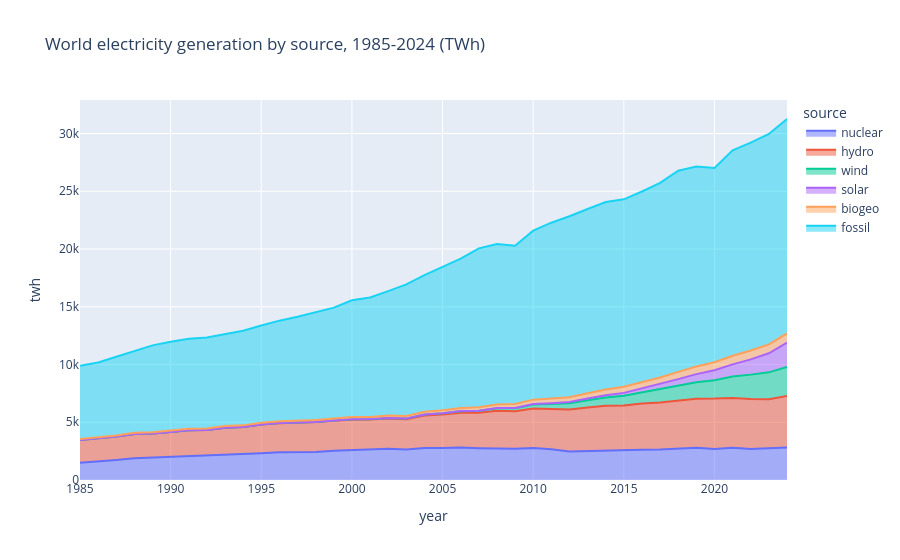

Here is the notebook cell this chart was saved with:
### Code cell
mix_cols = ['nuclear', 'hydro', 'wind', 'solar', 'biogeo', 'fossil']
trend = world_generation[mix_cols].reset_index().melt(id_vars='year', var_name='source', value_name='twh')

fig = px.area(
    trend, x='year', y='twh', color='source',
    title=f'World electricity generation by source, {world_generation.index.min()}-{world_generation.index.max()} (TWh)'
)
fig.show()

### Figure 1 — Plotly figure (JSON) as saved in the notebook; plotly's stock layout.template omitted (floating-point values rounded to 4 significant figures)
{"data": [{"fillpattern": {"shape": ""}, "hovertemplate": "source=nuclear<br>year=%{x}<br>twh=%{y}<extra></extra>", "legendgroup": "nuclear", "line": {"color": "#636efa"}, "marker": {"symbol": "circle"}, "mode": "lines", "name": "nuclear", "orientation": "v", "showlegend": true, "stackgroup": "1", "type": "scatter", "x": [1985, 1986, 1987, 1988, 1989, 1990, 1991, 1992, 1993, 1994, 1995, 1996, 1997, 1998, 1999, 2000, 2001, 2002, 2003, 2004, 2005, 2006, 2007, 2008, 2009, 2010, 2011, 2012, 2013, 2014, 2015, 2016, 2017, 2018, 2019, 2020, 2021, 2022, 2023, 2024], "xaxis": "x", "y": [1489.0, 1595.0, 1735.0, 1891.0, 1945.0, 2001.0, 2096.0, 2112.0, 2185.0, 2226.0, 2323.0, 2407.0, 2390.0, 2431.0, 2524.0, 2581.0, 2654.0, 2696.0, 2641.0, 2761.0, 2769.0, 2803.0, 2746.0, 2737.0, 2699.0, 2768.0, 2652.0, 2471.0, 2490.0, 2541.0, 2575.0, 2614.0, 2637.0, 2700.0, 2796.0, 2689.0, 2803.0, 2679.0, 2738.0, 2817.0], "yaxis": "y"}, {"fillpattern": {"shape": ""}, "hovertemplate": "source=hydro<br>year=%{x}<br>twh=%{y}<extra></extra>", "legendgroup": "hydro", "line": {"color": "#EF553B"}, "marker": {"symbol": "circle"}, "mode": "lines", "name": "hydro", "orientation": "v", "showlegend": true, "stackgroup": "1", "type": "scatter", "x": [1985, 1986, 1987, 1988, 1989, 1990, 1991, 1992, 1993, 1994, 1995, 1996, 1997, 1998, 1999, 2000, 2001, 2002, 2003, 2004, 2005, 2006, 2007, 2008, 2009, 2010, 2011, 2012, 2013, 2014, 2015, 2016, 2017, 2018, 2019, 2020, 2021, 2022, 2023, 2024], "xaxis": "x", "y": [1979.0, 2006.0, 2033.0, 2098.0, 2088.0, 2159.0, 2209.0, 2208.0, 2341.0, 2356.0, 2483.0, 2517.0, 2561.0, 2581.0, 2600.0, 2647.0, 2579.0, 2626.0, 2623.0, 2817.0, 2911.0, 3022.0, 3072.0, 3252.0, 3246.0, 3430.0, 3493.0, 3641.0, 3788.0, 3889.0, 3879.0, 4016.0, 4068.0, 4189.0, 4243.0, 4359.0, 4294.0, 4335.0, 4261.0, 4453.0], "yaxis": "y"}, {"fillpattern": {"shape": ""}, "hovertemplate": "source=wind<br>year=%{x}<br>twh=%{y}<extra></extra>", "legendgroup": "wind", "line": {"color": "#00cc96"}, "marker": {"symbol": "circle"}, "mode": "lines", "name": "wind", "orientation": "v", "showlegend": true, "stackgroup": "1", "type": "scatter", "x": [1985, 1986, 1987, 1988, 1989, 1990, 1991, 1992, 1993, 1994, 1995, 1996, 1997, 1998, 1999, 2000, 2001, 2002, 2003, 2004, 2005, 2006, 2007, 2008, 2009, 2010, 2011, 2012, 2013, 2014, 2015, 2016, 2017, 2018, 2019, 2020, 2021, 2022, 2023, 2024], "xaxis": "x", "y": [0.06422, 0.1388, 0.1954, 0.3316, 2.65, 3.632, 4.086, 4.733, 5.704, 7.132, 8.272, 9.216, 12.03, 15.93, 21.23, 31.41, 38.38, 52.38, 63.28, 85.62, 104.6, 133.5, 171.5, 221.4, 276.8, 346.4, 440.9, 530.8, 635.9, 706.2, 831.8, 962.7, 1143.0, 1271.0, 1422.0, 1596.0, 1861.0, 2110.0, 2323.0, 2511.0], "yaxis": "y"}, {"fillpattern": {"shape": ""}, "hovertemplate": "source=solar<br>year=%{x}<br>twh=%{y}<extra></extra>", "legendgroup": "solar", "line": {"color": "#ab63fa"}, "marker": {"symbol": "circle"}, "mode": "lines", "name": "solar", "orientation": "v", "showlegend": true, "stackgroup": "1", "type": "scatter", "x": [1985, 1986, 1987, 1988, 1989, 1990, 1991, 1992, 1993, 1994, 1995, 1996, 1997, 1998, 1999, 2000, 2001, 2002, 2003, 2004, 2005, 2006, 2007, 2008, 2009, 2010, 2011, 2012, 2013, 2014, 2015, 2016, 2017, 2018, 2019, 2020, 2021, 2022, 2023, 2024], "xaxis": "x", "y": [0.01175, 0.01518, 0.0106, 0.0102, 0.2622, 0.3882, 0.5052, 0.4666, 0.5567, 0.597, 0.6389, 0.6992, 0.7497, 0.8119, 0.9053, 1.058, 1.422, 1.797, 2.253, 2.968, 4.182, 5.755, 7.806, 12.68, 21.06, 33.92, 65.74, 101.5, 138.6, 197.3, 256.5, 328.0, 445.9, 575.6, 706.5, 857.3, 1053.0, 1323.0, 1651.0, 2112.0], "yaxis": "y"}, {"fillpattern": {"shape": ""}, "hovertemplate": "source=biogeo<br>year=%{x}<br>twh=%{y}<extra></extra>", "legendgroup": "biogeo", "line": {"color": "#FFA15A"}, "marker": {"symbol": "circle"}, "mode": "lines", "name": "biogeo", "orientation": "v", "showlegend": true, "stackgroup": "1", "type": "scatter", "x": [1985, 1986, 1987, 1988, 1989, 1990, 1991, 1992, 1993, 1994, 1995, 1996, 1997, 1998, 1999, 2000, 2001, 2002, 2003, 2004, 2005, 2006, 2007, 2008, 2009, 2010, 2011, 2012, 2013, 2014, 2015, 2016, 2017, 2018, 2019, 2020, 2021, 2022, 2023, 2024], "xaxis": "x", "y": [78.7, 85.44, 91.52, 94.16, 104.7, 117.2, 122.3, 131.2, 135.5, 140.7, 146.6, 150.7, 161.4, 168.2, 176.6, 184.9, 192.1, 206.8, 218.4, 236.1, 255.5, 272.1, 295.3, 315.9, 338.2, 378.4, 397.0, 428.8, 461.4, 502.1, 534.3, 547.2, 576.2, 624.7, 652.2, 688.7, 741.6, 761.4, 771.6, 792.4], "yaxis": "y"}, {"fillpattern": {"shape": ""}, "hovertemplate": "source=fossil<br>year=%{x}<br>twh=%{y}<extra></extra>", "legendgroup": "fossil", "line": {"color": "#19d3f3"}, "marker": {"symbol": "circle"}, "mode": "lines", "name": "fossil", "orientation": "v", "showlegend": true, "stackgroup": "1", "type": "scatter", "x": [1985, 1986, 1987, 1988, 1989, 1990, 1991, 1992, 1993, 1994, 1995, 1996, 1997, 1998, 1999, 2000, 2001, 2002, 2003, 2004, 2005, 2006, 2007, 2008, 2009, 2010, 2011, 2012, 2013, 2014, 2015, 2016, 2017, 2018, 2019, 2020, 2021, 2022, 2023, 2024], "xaxis": "x", "y": [6339.0, 6494.0, 6811.0, 7057.0, 7518.0, 7681.0, 7791.0, 7880.0, 7932.0, 8193.0, 8420.0, 8713.0, 9003.0, 9314.0, 9603.0, 10120.0, 10340.0, 10780.0, 11390.0, 11830.0, 12420.0, 12930.0, 13770.0, 13900.0, 13700.0, 14630.0, 15230.0, 15660.0, 15950.0, 16240.0, 16230.0, 16510.0, 16860.0, 17420.0, 17320.0, 16830.0, 17790.0, 18000.0, 18220.0, 18570.0], "yaxis": "y"}], "layout": {"legend": {"title": {"text": "source"}, "tracegroupgap": 0}, "title": {"text": "World electricity generation by source, 1985-2024 (TWh)"}, "xaxis": {"anchor": "y", "domain": [0.0, 1.0], "title": {"text": "year"}}, "yaxis": {"anchor": "x", "domain": [0.0, 1.0], "title": {"text": "twh"}}}}
